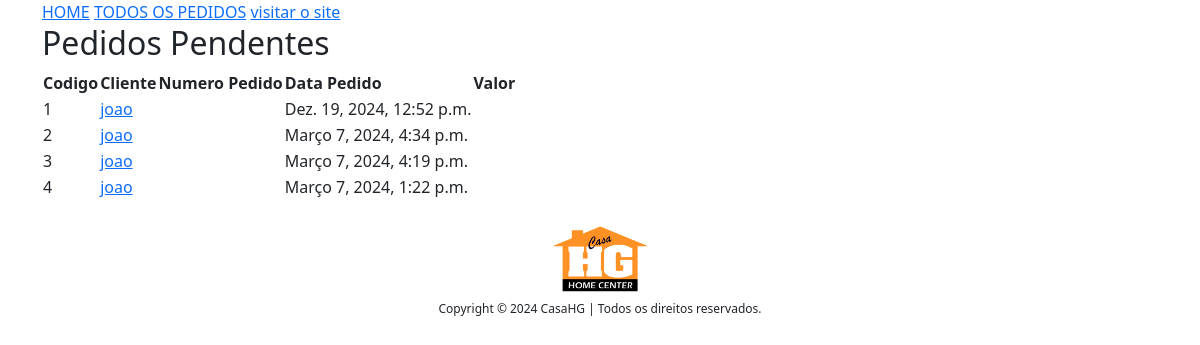
Before: /admin-todos-pedido/ (signed in) with the older database file.
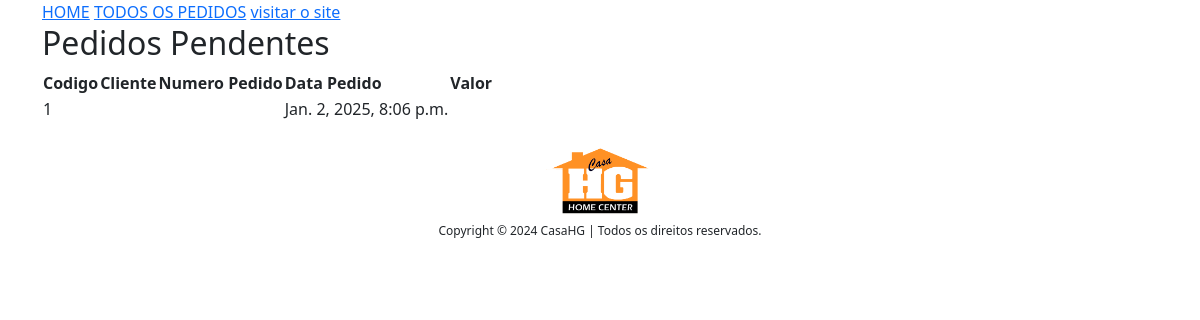
After: the same page with the newer database file.
### app/models.py (models this page shows, shortened)
class Pedido_order(models.Model):
    cliente = models.OneToOneField(Cliente,on_delete=models.CASCADE,default="")
    nome_cliente = models.CharField(max_length=200,default="")
    cpf_cnpj = models.CharField(max_length=20, default="") # cpf do cliente formatadinho direitinho
    codigo_cliente = models.CharField(max_length=8,default="",null=True,blank=True) # codigo consistente com sistema interno, se não tiver
    telefone = models.CharField(max_length=19,default="")
    carro = models.OneToOneField(Carro,on_delete=models.CASCADE)
    total_bruto = models.DecimalField(max_digits=10,decimal_places=2,default=0)
    total_desconto = models.DecimalField(max_digits=10,decimal_places=2,default=0)
    total_final = models.DecimalField(max_digits=10,decimal_places=2,default=0)
    pedido_status = models.CharField(max_length=50, choices=PEDIDO_STATUS)
    endereco_envio = models.OneToOneField(Endereco,on_delete=models.CASCADE,default="")
    endereco_envio_formatado = models.CharField(max_length=200,default="")
    criado_em = models.DateTimeField(auto_now_add=True)
    ordenado_por = models.CharField(max_length=200,null=True,blank=True)

class Empresa(models.Model):
    titulo = models.CharField(max_length=200)
    link = models.CharField(max_length=200,null=True,blank=True)
    image = models.ImageField(upload_to="empresas")

### app/views.py (the view)
# urls.py: path("admin-todos-pedido/", AdminTodosPedidoView.as_view(), name="admintodospedido"),
class AdminTodosPedidoView(AdminRequireMixin, BaseContextMixin, ListView):
    template_name = "admin_paginas/admintodospedido.html"
    queryset = Pedido_order.objects.all().order_by("-id")
    context_object_name = "todospedido"
    def get_context_data(self, **kwargs):
        context = super().get_context_data(**kwargs)
        context["PedidosPendentes"] = Pedido_order.objects.filter(pedido_status="Pedido Recebido").order_by("-id")
        return context

### app/context_processors.py (called while the page is built)
def add_empresa_to_context(request):
    return {'empresa': Empresa.objects.first(), 'debug_var': 'Debug Variable'}

### app/views.py (called while the page is built)
    def dispatch(self, request, *args, **kwargs):
        if request.user.is_authenticated:# and Admin.objects.filter(user=request.user).exists():
            pass
        else:
            return redirect("/admin-login/")
        return super().dispatch(request,*args,**kwargs)

    def get_context_data(self, **kwargs):
        context = super().get_context_data(**kwargs)
        context['todoscategorias'] = Categoria.objects.all()
        context['footer'] = Empresa.objects.all()
        return context

### templates/admin_paginas/admintodospedido.html (shortened to what this page needs)
{%extends "admin_paginas/adminbase.html"%}
    {% block content %}
    <div class = "container">
        <div class = "row">
            <div class = "col-md-12">
                <h2>Pedidos Pendentes</h2>
                <table>
                    <thead>
                        <tr>
                            <th>Codigo</th>
                            <th>Cliente</th>
                            <th>Numero Pedido</th>
                            <th>Data Pedido</th>
                            <th>Valor</th>
                        </tr>
                    </thead>
                    <tbody>
                        {% for pedido in todospedido %}
                        <tr>
                            <td>{{forloop.counter}}</td>
                            <td><a href="{% url 'lojaapp:adminpedido' pedido.id %}">{{pedido.ordenado_por}}</a></td>
                            <td>{{pedido.pedido_id}}</td>
                            <td>{{pedido.criado_em}}</td>
                            <td>{{pedido.total}}</td>
                        </tr>
                        {%endfor%}
                    </tbody>
                </table>
            </div>
        </div>
    </div>
    {% endblock %}

### templates/admin_paginas/adminbase.html (shortened to what this page needs)
<!doctype html>
<html lang="en">
<head>
    <link rel="stylesheet" href="https://cdn.jsdelivr.net/npm/bootstrap@5.3.2/dist/css/bootstrap.min.css">
</head>
<body>
    <div class = "container">
        <a href = "{% url 'lojaapp:adminhome' %}">HOME</a>
        <a href="{% url 'lojaapp:admintodospedido' %}" target="_blank"> TODOS OS PEDIDOS</a>
        <a href="{% url 'lojaapp:home' %}" target="_blank"> visitar o site</a>
    </div>
    {% block content %}
    {% endblock %}
    <br>
    <footer class="container" style="background-color: transparent; box-shadow: none;">
        <div class="row justify-content-center">
            <div class="col-3" style="display:flex; justify-content: center;">
                {% for empresa in footer %}
                    <a href=""><img src="{{ empresa.image.url }}" style="height: 70px;"></a>
                {% endfor %}
            </div>
            <div class="col-12">
                <h1 class="my-2" style="align-items: center; justify-content: center; font-size: 12px; display:flex;">Copyright © 2024 CasaHG | Todos os direitos reservados.</h1>
            </div>
        </div>
    </footer>
</body>
</html>

Changed rows visible on the page:
removed Pedido_order: ordenado_por "joao", criado_em "Dez. 19, 2024, 12:52 p.m."
removed Pedido_order: ordenado_por "joao", criado_em "Março 7, 2024, 4:34 p.m."
removed Pedido_order: ordenado_por "joao", criado_em "Março 7, 2024, 4:19 p.m."
removed Pedido_order: ordenado_por "joao", criado_em "Março 7, 2024, 1:22 p.m."
added Pedido_order: criado_em "Jan. 2, 2025, 8:06 p.m."
